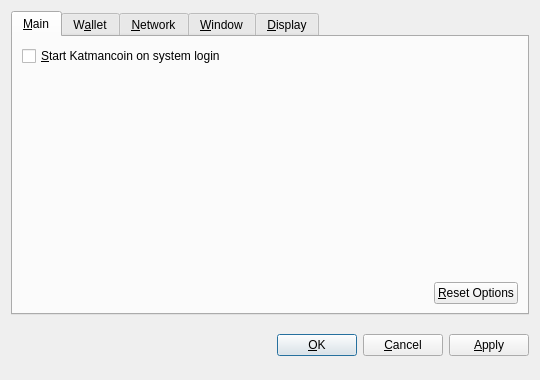
<?xml version="1.0" encoding="UTF-8"?>
<ui version="4.0">
 <class>OptionsDialog</class>
 <widget class="QDialog" name="OptionsDialog">
  <property name="geometry">
   <rect>
    <x>0</x>
    <y>0</y>
    <width>540</width>
    <height>380</height>
   </rect>
  </property>
  <property name="windowTitle">
   <string>Options</string>
  </property>
  <property name="modal">
   <bool>true</bool>
  </property>
  <layout class="QVBoxLayout" name="verticalLayout">
   <item>
    <widget class="QTabWidget" name="tabWidget">
     <property name="tabPosition">
      <enum>QTabWidget::North</enum>
     </property>
     <property name="currentIndex">
      <number>0</number>
     </property>
     <widget class="QWidget" name="tabMain">
      <attribute name="title">
       <string>&amp;Main</string>
      </attribute>
      <layout class="QVBoxLayout" name="verticalLayout_Main">
       <item>
        <widget class="QCheckBox" name="bitcoinAtStartup">
         <property name="toolTip">
          <string>Automatically start Katmancoin after logging in to the system.</string>
         </property>
         <property name="text">
          <string>&amp;Start Katmancoin on system login</string>
         </property>
        </widget>
       </item>
       <item>
        <spacer name="verticalSpacer_Main">
         <property name="orientation">
          <enum>Qt::Vertical</enum>
         </property>
         <property name="sizeHint" stdset="0">
          <size>
           <width>20</width>
           <height>40</height>
          </size>
         </property>
        </spacer>
       </item>
       <item>
        <layout class="QHBoxLayout" name="horizontalLayout_2_Main">
         <item>
          <spacer name="horizontalSpacer_2_Main">
           <property name="orientation">
            <enum>Qt::Horizontal</enum>
           </property>
           <property name="sizeHint" stdset="0">
            <size>
             <width>40</width>
             <height>20</height>
            </size>
           </property>
          </spacer>
         </item>
         <item>
          <widget class="QPushButton" name="resetButton">
           <property name="toolTip">
            <string>Reset all client options to default.</string>
           </property>
           <property name="text">
            <string>&amp;Reset Options</string>
           </property>
           <property name="autoDefault">
            <bool>false</bool>
           </property>
          </widget>
         </item>
        </layout>
       </item>
      </layout>
     </widget>
     <widget class="QWidget" name="tabWallet">
      <attribute name="title">
       <string>W&amp;allet</string>
      </attribute>
      <layout class="QVBoxLayout" name="verticalLayout_Network">
       <item>
        <widget class="QLabel" name="transactionFeeInfoLabel">
         <property name="text">
          <string>Optional transaction fee per kB that helps make sure your transactions are processed quickly. Most transactions are 1 kB.</string>
         </property>
         <property name="textFormat">
          <enum>Qt::PlainText</enum>
         </property>
         <property name="wordWrap">
          <bool>true</bool>
         </property>
        </widget>
       </item>
       <item>
        <layout class="QHBoxLayout" name="horizontalLayout_1_Main">
         <item>
          <widget class="QLabel" name="transactionFeeLabel">
           <property name="text">
            <string>Pay transaction &amp;fee</string>
           </property>
           <property name="textFormat">
            <enum>Qt::PlainText</enum>
           </property>
           <property name="buddy">
            <cstring>transactionFee</cstring>
           </property>
          </widget>
         </item>
         <item>
          <widget class="BitcoinAmountField" name="transactionFee"/>
         </item>
         <item>
          <spacer name="horizontalSpacer_1_Main">
           <property name="orientation">
            <enum>Qt::Horizontal</enum>
           </property>
           <property name="sizeHint" stdset="0">
            <size>
             <width>40</width>
             <height>20</height>
            </size>
           </property>
          </spacer>
         </item>
        </layout>
       </item>
       <item>
        <widget class="QLabel" name="label">
         <property name="text">
          <string>If you disable the spending of unconfirmed change, the change from a transaction cannot be used until that transaction has at least one confirmation. This also affects how your balance is computed.</string>
         </property>
         <property name="wordWrap">
          <bool>true</bool>
         </property>
        </widget>
       </item>
       <item>
        <widget class="QCheckBox" name="spendZeroConfChange">
         <property name="text">
          <string>Spend unconfirmed change  (experts only)</string>
         </property>
        </widget>
       </item>
       <item>
        <spacer name="verticalSpacer">
         <property name="orientation">
          <enum>Qt::Vertical</enum>
         </property>
         <property name="sizeHint" stdset="0">
          <size>
           <width>20</width>
           <height>40</height>
          </size>
         </property>
        </spacer>
       </item>
      </layout>
     </widget>
     <widget class="QWidget" name="tabNetwork">
      <attribute name="title">
       <string>&amp;Network</string>
      </attribute>
      <layout class="QVBoxLayout" name="verticalLayout_Network">
       <item>
        <widget class="QCheckBox" name="mapPortUpnp">
         <property name="toolTip">
          <string>Automatically open the Katmancoin client port on the router. This only works when your router supports UPnP and it is enabled.</string>
         </property>
         <property name="text">
          <string>Map port using &amp;UPnP</string>
         </property>
        </widget>
       </item>
       <item>
        <widget class="QCheckBox" name="connectSocks">
         <property name="toolTip">
          <string>Connect to the Katmancoin network through a SOCKS proxy (e.g. when connecting through Tor).</string>
         </property>
         <property name="text">
          <string>&amp;Connect through SOCKS proxy:</string>
         </property>
        </widget>
       </item>
       <item>
        <layout class="QHBoxLayout" name="horizontalLayout_Network">
         <item>
          <widget class="QLabel" name="proxyIpLabel">
           <property name="text">
            <string>Proxy &amp;IP:</string>
           </property>
           <property name="textFormat">
            <enum>Qt::PlainText</enum>
           </property>
           <property name="buddy">
            <cstring>proxyIp</cstring>
           </property>
          </widget>
         </item>
         <item>
          <widget class="QValidatedLineEdit" name="proxyIp">
           <property name="maximumSize">
            <size>
             <width>140</width>
             <height>16777215</height>
            </size>
           </property>
           <property name="toolTip">
            <string>IP address of the proxy (e.g. 127.0.0.1)</string>
           </property>
          </widget>
         </item>
         <item>
          <widget class="QLabel" name="proxyPortLabel">
           <property name="text">
            <string>&amp;Port:</string>
           </property>
           <property name="textFormat">
            <enum>Qt::PlainText</enum>
           </property>
           <property name="buddy">
            <cstring>proxyPort</cstring>
           </property>
          </widget>
         </item>
         <item>
          <widget class="QLineEdit" name="proxyPort">
           <property name="maximumSize">
            <size>
             <width>55</width>
             <height>16777215</height>
            </size>
           </property>
           <property name="toolTip">
            <string>Port of the proxy (e.g. 9050)</string>
           </property>
          </widget>
         </item>
         <item>
          <widget class="QLabel" name="socksVersionLabel">
           <property name="text">
            <string>SOCKS &amp;Version:</string>
           </property>
           <property name="textFormat">
            <enum>Qt::PlainText</enum>
           </property>
           <property name="buddy">
            <cstring>socksVersion</cstring>
           </property>
          </widget>
         </item>
         <item>
          <widget class="QValueComboBox" name="socksVersion">
           <property name="toolTip">
            <string>SOCKS version of the proxy (e.g. 5)</string>
           </property>
          </widget>
         </item>
         <item>
          <spacer name="horizontalSpacer_Network">
           <property name="orientation">
            <enum>Qt::Horizontal</enum>
           </property>
           <property name="sizeHint" stdset="0">
            <size>
             <width>40</width>
             <height>20</height>
            </size>
           </property>
          </spacer>
         </item>
        </layout>
       </item>
       <item>
        <spacer name="verticalSpacer_Network">
         <property name="orientation">
          <enum>Qt::Vertical</enum>
         </property>
         <property name="sizeHint" stdset="0">
          <size>
           <width>20</width>
           <height>40</height>
          </size>
         </property>
        </spacer>
       </item>
      </layout>
     </widget>
     <widget class="QWidget" name="tabWindow">
      <attribute name="title">
       <string>&amp;Window</string>
      </attribute>
      <layout class="QVBoxLayout" name="verticalLayout_Window">
       <item>
        <widget class="QCheckBox" name="minimizeToTray">
         <property name="toolTip">
          <string>Show only a tray icon after minimizing the window.</string>
         </property>
         <property name="text">
          <string>&amp;Minimize to the tray instead of the taskbar</string>
         </property>
        </widget>
       </item>
       <item>
        <widget class="QCheckBox" name="minimizeOnClose">
         <property name="toolTip">
          <string>Minimize instead of exit the application when the window is closed. When this option is enabled, the application will be closed only after selecting Quit in the menu.</string>
         </property>
         <property name="text">
          <string>M&amp;inimize on close</string>
         </property>
        </widget>
       </item>
       <item>
        <spacer name="verticalSpacer_Window">
         <property name="orientation">
          <enum>Qt::Vertical</enum>
         </property>
         <property name="sizeHint" stdset="0">
          <size>
           <width>20</width>
           <height>40</height>
          </size>
         </property>
        </spacer>
       </item>
      </layout>
     </widget>
     <widget class="QWidget" name="tabDisplay">
      <attribute name="title">
       <string>&amp;Display</string>
      </attribute>
      <layout class="QVBoxLayout" name="verticalLayout_Display">
       <item>
        <layout class="QHBoxLayout" name="horizontalLayout_1_Display">
         <item>
          <widget class="QLabel" name="langLabel">
           <property name="text">
            <string>User Interface &amp;language:</string>
           </property>
           <property name="textFormat">
            <enum>Qt::PlainText</enum>
           </property>
           <property name="buddy">
            <cstring>lang</cstring>
           </property>
          </widget>
         </item>
         <item>
          <widget class="QValueComboBox" name="lang">
           <property name="toolTip">
            <string>The user interface language can be set here. This setting will take effect after restarting Katmancoin.</string>
           </property>
          </widget>
         </item>
        </layout>
       </item>
       <item>
        <layout class="QHBoxLayout" name="horizontalLayout_2_Display">
         <item>
          <widget class="QLabel" name="unitLabel">
           <property name="text">
            <string>&amp;Unit to show amounts in:</string>
           </property>
           <property name="textFormat">
            <enum>Qt::PlainText</enum>
           </property>
           <property name="buddy">
            <cstring>unit</cstring>
           </property>
          </widget>
         </item>
         <item>
          <widget class="QValueComboBox" name="unit">
           <property name="toolTip">
            <string>Choose the default subdivision unit to show in the interface and when sending coins.</string>
           </property>
          </widget>
         </item>
        </layout>
       </item>
       <item>
        <widget class="QCheckBox" name="displayAddresses">
         <property name="toolTip">
          <string>Whether to show Katmancoin addresses in the transaction list or not.</string>
         </property>
         <property name="text">
          <string>&amp;Display addresses in transaction list</string>
         </property>
        </widget>
       </item>
       <item>
        <widget class="QCheckBox" name="coinControlFeatures">
         <property name="toolTip">
          <string>Whether to show coin control features or not.</string>
         </property>
         <property name="text">
          <string>Display coin &amp;control features (experts only!)</string>
         </property>
        </widget>
       </item>
       <item>
        <spacer name="verticalSpacer_Display">
         <property name="orientation">
          <enum>Qt::Vertical</enum>
         </property>
         <property name="sizeHint" stdset="0">
          <size>
           <width>20</width>
           <height>40</height>
          </size>
         </property>
        </spacer>
       </item>
      </layout>
     </widget>
    </widget>
   </item>
   <item>
    <layout class="QHBoxLayout" name="horizontalLayout_Buttons">
     <item>
      <spacer name="horizontalSpacer_1">
       <property name="orientation">
        <enum>Qt::Horizontal</enum>
       </property>
       <property name="sizeHint" stdset="0">
        <size>
         <width>40</width>
         <height>48</height>
        </size>
       </property>
      </spacer>
     </item>
     <item>
      <widget class="QLabel" name="statusLabel">
       <property name="font">
        <font>
         <weight>75</weight>
         <bold>true</bold>
        </font>
       </property>
       <property name="text">
        <string/>
       </property>
       <property name="textFormat">
        <enum>Qt::PlainText</enum>
       </property>
       <property name="wordWrap">
        <bool>true</bool>
       </property>
      </widget>
     </item>
     <item>
      <spacer name="horizontalSpacer_2">
       <property name="orientation">
        <enum>Qt::Horizontal</enum>
       </property>
       <property name="sizeHint" stdset="0">
        <size>
         <width>40</width>
         <height>48</height>
        </size>
       </property>
      </spacer>
     </item>
     <item>
      <widget class="QPushButton" name="okButton">
       <property name="text">
        <string>&amp;OK</string>
       </property>
      </widget>
     </item>
     <item>
      <widget class="QPushButton" name="cancelButton">
       <property name="text">
        <string>&amp;Cancel</string>
       </property>
       <property name="autoDefault">
        <bool>false</bool>
       </property>
      </widget>
     </item>
     <item>
      <widget class="QPushButton" name="applyButton">
       <property name="text">
        <string>&amp;Apply</string>
       </property>
       <property name="autoDefault">
        <bool>false</bool>
       </property>
      </widget>
     </item>
    </layout>
   </item>
  </layout>
 </widget>
 <customwidgets>
  <customwidget>
   <class>BitcoinAmountField</class>
   <extends>QSpinBox</extends>
   <header>bitcoinamountfield.h</header>
  </customwidget>
  <customwidget>
   <class>QValueComboBox</class>
   <extends>QComboBox</extends>
   <header>qvaluecombobox.h</header>
  </customwidget>
  <customwidget>
   <class>QValidatedLineEdit</class>
   <extends>QLineEdit</extends>
   <header>qvalidatedlineedit.h</header>
  </customwidget>
 </customwidgets>
 <resources/>
 <connections/>
</ui>
